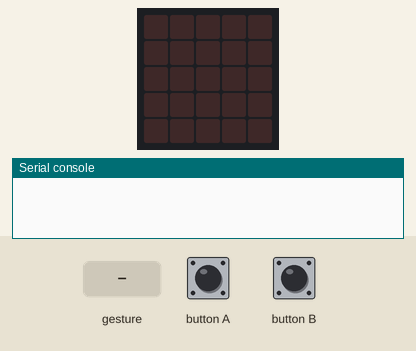
Bench run of a program on a simulated BBC micro:bit running MicroPython. On the bench: the board's 5×5 LED display, the last lines printed to the serial console. The test bench sets the inputs (shaded band). A tilt is held for 1.5 s and a shake lasts 1 s, then the board lies face up again.

Above: at 1.2 s.
1.3 s: button A pressed for 0.15 s
At 3.7 s:
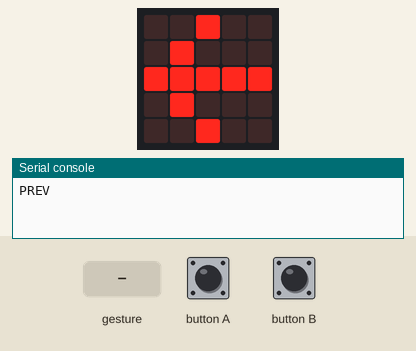
4.4 s: button B pressed for 0.15 s
At 6.8 s:
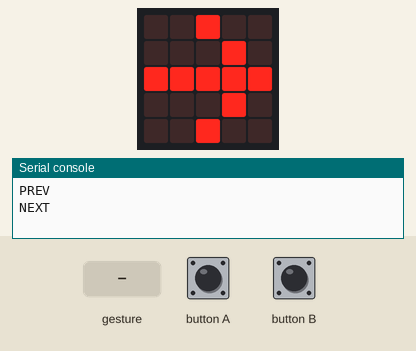
7.5 s: gesture 'shake'
At 8.1 s:
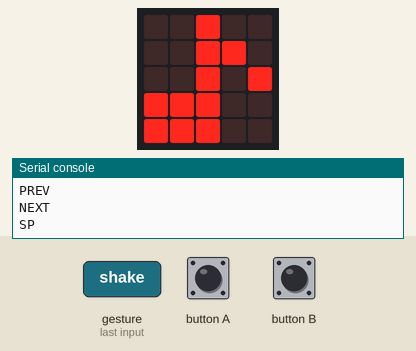
9.7 s: button A pressed for 1 s
At 12.1 s:
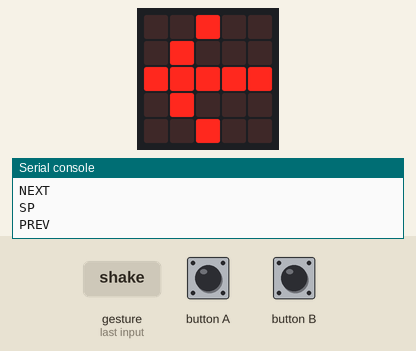
13.7 s: button A pressed for 3.2 s
18.4 s: button A pressed 5 times (0.12 s each, 0.3 s apart)
At 19.1 s:
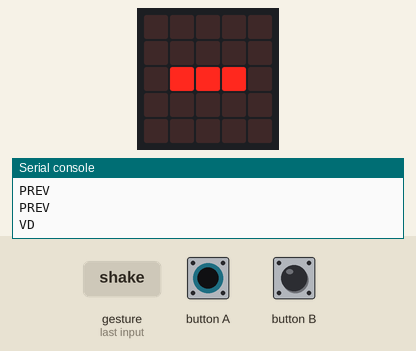
Timing chart, 0 to 21.4 s (numbered marks = the images above; inputs shaded):
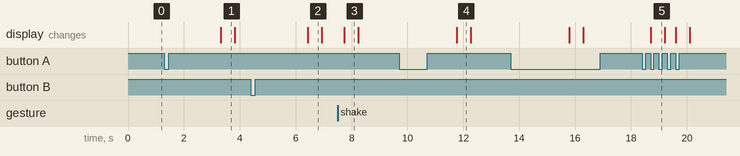

The program:

microbit.py
```python
from microbit import display, accelerometer, button_a, button_b, uart, running_time, sleep, Image

# Initialize UART over USB
uart.init(baudrate=115200)

# State for double-press detection
last_a_time = 0
a_count     = 0
last_b_time = 0
b_count     = 0
DOUBLE_WINDOW = 2000  # ms

while True:
    now = running_time()

    # Shake → Play/Pause
    if accelerometer.was_gesture('shake'):
        uart.write('SP\n')
        display.show(Image.MUSIC_QUAVER)    # ← replaced PLAY with MUSIC_QUAVER
        sleep(500)
        display.clear()

    # Button A logic: single → PREV, double → vol down
    if button_a.was_pressed():
        if a_count == 1 and now - last_a_time <= DOUBLE_WINDOW:
            uart.write('VD\n')
            display.show('-')
            sleep(500)
            display.clear()
            a_count = 0
        else:
            a_count     = 1
            last_a_time = now

    # Button B logic: single → NEXT, double → vol up
    if button_b.was_pressed():
        if b_count == 1 and now - last_b_time <= DOUBLE_WINDOW:
            uart.write('VU\n')
            display.show('+')
            sleep(500)
            display.clear()
            b_count = 0
        else:
            b_count     = 1
            last_b_time = now

    # After window expires, treat a lone A as PREV
    if a_count == 1 and now - last_a_time > DOUBLE_WINDOW:
        uart.write('PREV\n')
        display.show(Image.ARROW_W)
        sleep(500)
        display.clear()
        a_count = 0

    # After window expires, treat a lone B as NEXT
    if b_count == 1 and now - last_b_time > DOUBLE_WINDOW:
        uart.write('NEXT\n')
        display.show(Image.ARROW_E)
        sleep(500)
        display.clear()
        b_count = 0

    sleep(100)
```

Measured:
- after the input at 1.3 s, the display: changes after 2.0 s (image 1)
- after the input at 4.4 s, the display: changes after 2.0 s (image 2)
- after the input at 7.5 s, the display: changes after 0.24 s (image 3)
- after the input at 9.7 s, the display: changes after 2.1 s (image 4)
- after the input at 18.4 s, the display: changes after 0.30 s (image 5)
- what the display in image 1 shows lasts 0.5 s, from 3.3 s to 3.8 s
